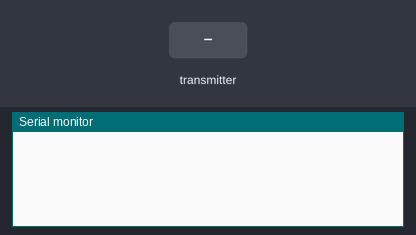
This sketch was run on a simulated Arduino Uno, built with avr-gcc and run on an emulated ATmega328P. Shown: the last lines printed to the serial monitor. The test bench sets the inputs (shaded band). No radio packets arrive unless stated.

Above: at 1.8 s.
1.9 s: the transmitter starts sending temperatura = 0
At 2.8 s:
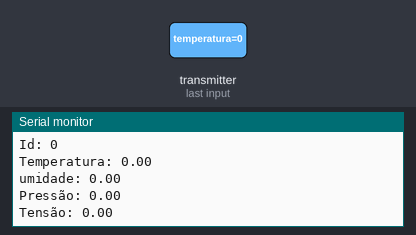
3.5 s: the transmitter starts sending umidade = 256
5.0 s: the transmitter starts sending pressao = 1
6.5 s: the transmitter starts sending nivelBateria = 25
At 7.8 s:
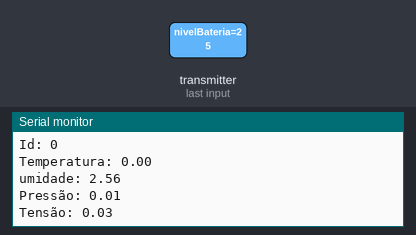

The sketch:

noreceptornano.ino
```cpp
#include "RF24.h"
RF24 radio(9,10);
const uint64_t PIPE_COMANDO = 0xE8E8F0F0E1LL;
const uint64_t PIPE_RESPOSTA = 0xE8E8F0F0E2LL;

typedef struct{
  int sleepTime;
  bool recebido;
  bool newConfig;
}resposta;


typedef struct{
  long temperatura;
  long umidade;
  long pressao;
  long nivelBateria;
  long id;
  bool presenca;
}payload;

payload meusDados;


void inicializaTransmissorRF(){
    radio.begin();
    radio.setPALevel(RF24_PA_MAX);
    radio.setDataRate(RF24_250KBPS);
    radio.setChannel(108);
    radio.openWritingPipe(PIPE_RESPOSTA);
    radio.openReadingPipe(1,PIPE_COMANDO);
}


void mostraInfomacoes (payload info){
  Serial.print("Id: ");
  Serial.println(info.id);
  Serial.print("Temperatura: ");
  Serial.println((float)info.temperatura/100);
  Serial.print("umidade: ");
  Serial.println((float)info.umidade/100);
  Serial.print("Pressão: ");
  Serial.println((float)info.pressao/100);
  Serial.print("Tensão: ");
  Serial.println((float)info.nivelBateria/1000);
}


void verificaPacotesRF(){
  radio.startListening();
  if (radio.available()>0){
    radio.read(&meusDados,sizeof(payload));
    mostraInfomacoes(meusDados);
    radio.stopListening();
    resposta resp;
    resp.recebido = true;
    resp.newConfig = false;
    resp.sleepTime=0;
    radio.write(&resp,sizeof(resposta));
    delay(5);
  }
}


void setup() {
  Serial.begin(9600);
  inicializaTransmissorRF();
}

void loop() {
  verificaPacotesRF();
  delay(1000);
}
```

Measured:
- after the input at 1.9 s, the serial monitor: prints a new line after 0.12 s (image 1)
- after the input at 6.5 s, the serial monitor: prints a new line after 0.65 s (image 2)
